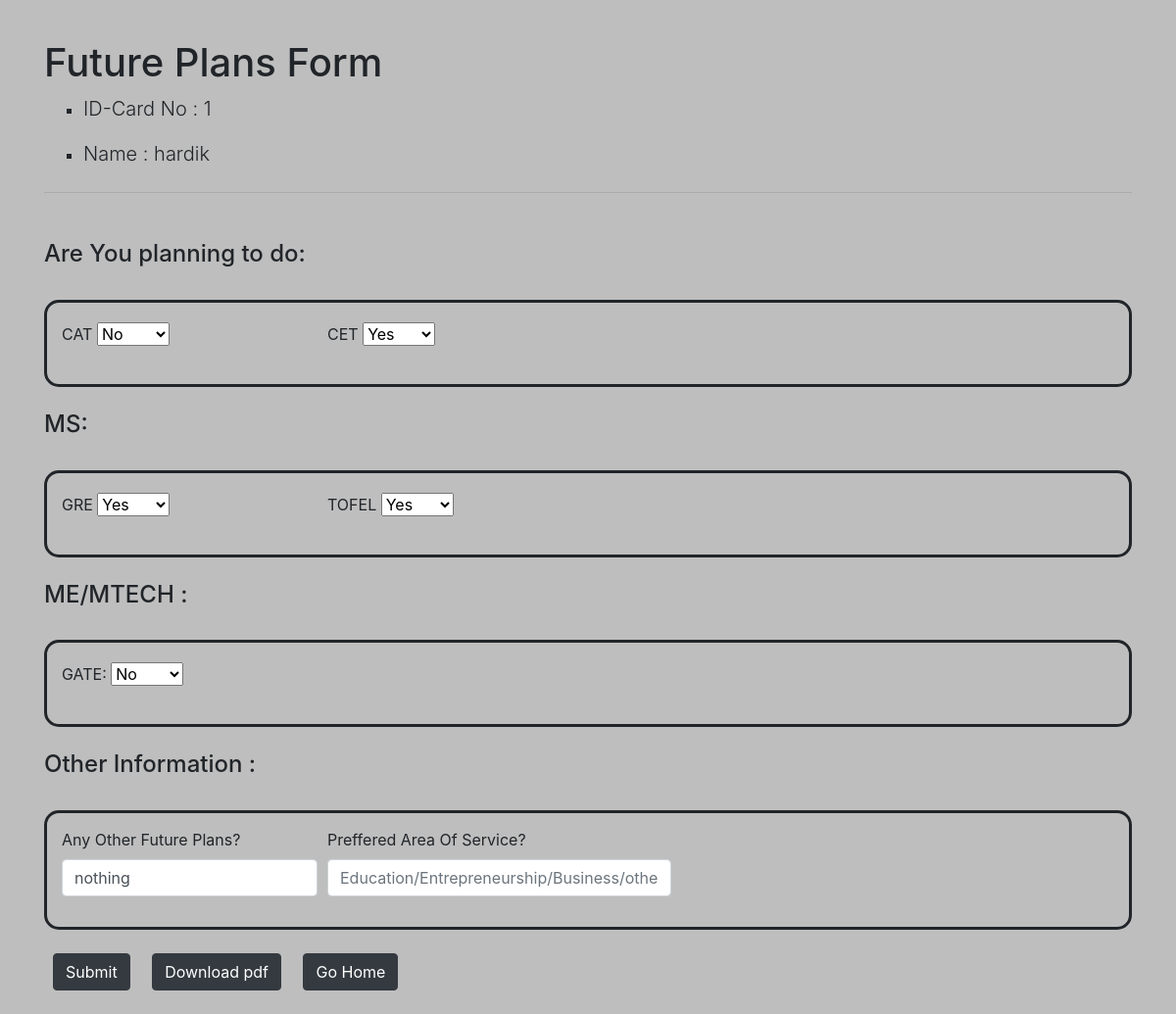
Page /student/form4.php (signed in) on the committed database.
### tables this page shows
CREATE TABLE IF NOT EXISTS `futureplans` (
  `rollno` varchar(100) NOT NULL,
  `cat` varchar(100) DEFAULT NULL,
  `cet` varchar(100) DEFAULT NULL,
  `gate` varchar(100) DEFAULT NULL,
  `gre` varchar(100) DEFAULT NULL,
  `tofel` varchar(100) DEFAULT NULL,
  `others` varchar(100) DEFAULT NULL,
  `aos` varchar(100) DEFAULT NULL,
  PRIMARY KEY (`rollno`)
);

### student/form4.php (the view, shortened to what this page needs)
<!DOCTYPE html>
<html lang="en">
  <head>
    <link
      rel="stylesheet"
      href="https://stackpath.bootstrapcdn.com/bootstrap/4.5.2/css/bootstrap.min.css"
    />
  </head>
<body>
  <div class="container mt-3">
    <br />
    <h1>Future Plans Form</h1>
    <ul class="b">
        <li><p class="lead">ID-Card No : <?php echo $_SESSION['rollnol']?> </p></li>
        <li><p class="lead">Name : <?php echo $_SESSION['name']?> </p></li>
    </ul>
    <hr class="my-4">
    <?php
        $val = $_SESSION['rollnol'];
        $conn = mysqli_connect('localhost', 'root', '', 'student');
        $query1 = "SELECT * FROM futureplans WHERE rollno = '$val';";
        $result = mysqli_query($conn, $query1);
        while($row = mysqli_fetch_array($result))
            {
        ?>
    <form action="form4Back.php" method="POST">
      <br>
    <h4>Are You planning to do:</h4>
    <br>
    <div class="forborder" style="border: solid; padding: 15px; border-radius: 15px ">
      <div class="form-row">
        <div class="form-group col-md-3">
          <label for="dept" style="padding-top: 5px">CAT</label>
              <select name="cat" >
                <option value="<?php echo $row['cat']; ?>" ><?php echo $row['cat']; ?></option>
              </select>
        </div>
        <div class="form-group col-md-3">
          <label for="dept" style="padding-top: 5px">CET</label>
              <select name="cet" >
                <option value="<?php echo $row['cet']; ?>" ><?php echo $row['cet']; ?></option>
              </select>
        </div>
    </div>
</div>
<br>
<h4>MS:</h4>
<br>
<div class="forborder" style="border: solid; padding: 15px; border-radius: 15px ">
  <div class="form-row">
    <div class="form-group col-md-3">
      <label for="dept" style="padding-top: 5px">GRE</label>
          <select name="gre" >
            <option value="<?php echo $row['gre']; ?>" ><?php echo $row['gre']; ?></option>
          </select>
    </div>
    <div class="form-group col-md-3">
      <label for="dept" style="padding-top: 5px">TOFEL</label>
          <select name="tofel" >
            <option value="<?php echo $row['tofel']; ?>" ><?php echo $row['tofel']; ?></option>
          </select>
    </div>
  </div>
</div>
<br>
<h4>ME/MTECH :</h4>
<br>
<div class="forborder" style="border: solid; padding: 15px; border-radius: 15px ">
  <div class="form-row">
    <div class="form-group col-md-3">
      <label for="dept" style="padding-top: 5px">GATE:</label>
          <select name="gate" >
            <option value="<?php echo $row['gate']; ?>" ><?php echo $row['gate']; ?></option>
          </select>
    </div>
  </div>
</div>
<br>
<h4>Other Information :</h4>
<br>
<div class="forborder" style="border: solid; padding: 15px; border-radius: 15px ">
  <div class="form-row">
    <div class="form-group col-md-3">
      <label for="inputEmail4">Any Other Future Plans?</label>
              <input
                type="text"
                name="others"
                class="form-control"
                id="NameInfo1"
                aria-describedby="emailHelp"
                placeholder="Mention if Any"
                value="<?php echo $row['others']; ?>"
              />
    </div>
    <div class="form-group col-md-4">
      <label for="inputEmail4">Preffered Area Of Service?</label>
              <input
                type="text"
                name="aos"
                class="form-control"
                id="NameInfo1"
                aria-describedby="emailHelp"
                placeholder="Education/Entrepreneurship/Business/others"
                value="<?php echo $row['aos']; ?>"
              />
    </div>
  </div>
</div>
<br>
&nbsp; <input type="submit" name="subForm4" value="Submit" class="btn btn-dark"> &nbsp; &nbsp;
  <input type="submit" name="mkpdf4" value="Download pdf" class="btn btn-dark"> &nbsp; &nbsp;
  <a href="studentHome.php" class="btn btn-dark">Go Home</a>
  <br><br>
<?php
      }
  ?>
</form>
</div>
  </body>

### student/form4.php (style rules this page uses)
body { background-color: #bebebe; }
ul.b { list-style-type: square; }

### rows in the picture
futureplans: cat "No", cet "Yes", gre "Yes", tofel "Yes", gate "No", others "nothing"

### other values in the picture
$_SESSION['rollnol'] "1"
$_SESSION['name'] "hardik"
